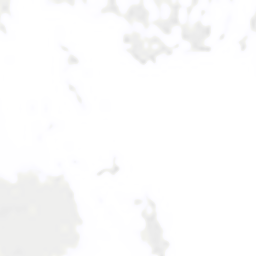

Here is the Python script that generated this plot:

from Controllers.weatherController import CoordController
import keys
import requests

import folium
from PIL import Image
import io
from PyQt5.QtWebEngineWidgets import QWebEngineView
from PyQt5 import QtWidgets as qtw
from PyQt5 import QtCore as qtc
import sys
from pyowm.utils.geo import Point
from pyowm.commons.tile import Tile,Image as IMAGE

op = "CL" 
z=5




coord = CoordController(keys.API_KEY)
lon,lat = coord.getCityLonLat("Los Angeles")

geopoint = Point(lon,lat)
x_tile, y_tile = Tile.tile_coords_for_point(geopoint, z)

call =f"http://maps.openweathermap.org/maps/2.0/weather/{op}/{z}/{x_tile}/{y_tile}?appid={keys.API_KEY}&opacity=0.6"
data = requests.get(call).content
image = Image.open(io.BytesIO(data))
image.save("test.png")
img = IMAGE.load("./test.png")

tile = Tile(x_tile,y_tile,z,0,img)
polygon = tile.bounding_polygon()
geopoints = polygon.points
geocoordinates = [(p.lon, p.lat) for p in geopoints]
print(geocoordinates)
lon_min,lon_max = geocoordinates[0][0],geocoordinates[1][0]
lat_min,lat_max = geocoordinates[-2][1], geocoordinates[-1][1]


myMap = folium.Map(location=[lat,lon],\
    zoom_start=10, parse_html=True)
img_overlay = folium.raster_layers.ImageOverlay(name="map", image ="./test.png",bounds=[[lat_min,lon_min],[lat_max,lon_max]])
img_overlay.add_to(myMap)
myMap.save("test.html")

app = qtw.QApplication(sys.argv)

web = QWebEngineView()
web.load(qtc.QUrl.fromLocalFile("/home/dimitris/adv_programming/adv-programming/weatherApp/test.html"))
web.show()
app.exec_()
